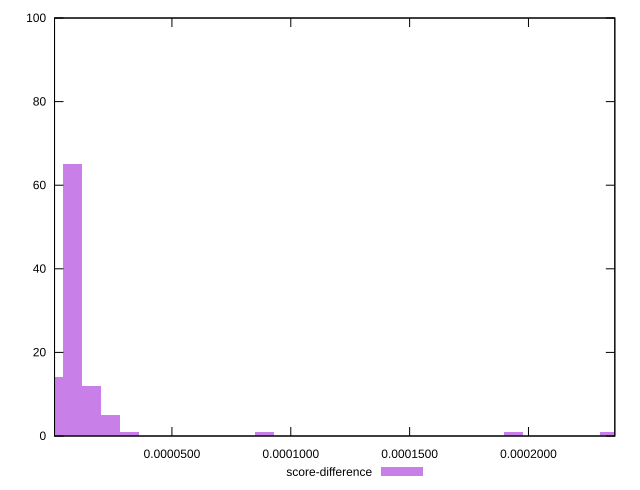

gnuplot code for this plot:
reset

$scoreDifference <<EOF
0.000008075077137935411 65
0 14
0.000016150154275870822 12
0.000024225231413806235 5
0.00008882584851728952 1
0.00019380185131044988 1
0.00023417723700012693 1
0.000032300308551741644 1
EOF

set key outside below
set boxwidth 0.000008075077137935411
set xrange [6.050332956863969e-7:0.0002363329906927003]
set yrange [0:100]
set trange [0:100]
set style fill transparent solid 0.5 noborder
set terminal svg size 640, 490 enhanced background rgb 'white'
set output "report_00008_2021-01-22T20:58:29.167/max-potential-fid/samples/pages+cached+noexternal+nofonts+nosvg+noimg/score-difference/histogram.svg"

plot $scoreDifference title "score-difference" with boxes

reset
